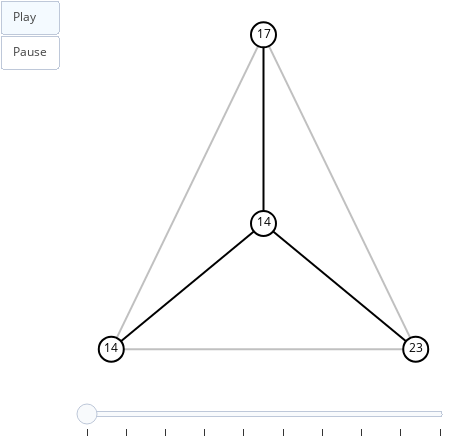

Notebook cell for this chart:
### Code cell
simulate(g1)

### Figure 1 — Plotly figure (JSON) as saved in the notebook; plotly's stock layout.template omitted (floating-point values rounded to 4 significant figures)
{"data": [{"hoverinfo": "none", "line": {"color": "rgb(0, 0, 0)", "width": 2}, "mode": "lines", "x": [0.5, 0.5, null], "y": [0.4, 1, null]}, {"hoverinfo": "none", "line": {"color": "rgb(0, 0, 0)", "width": 2}, "mode": "lines", "x": [0.5, 0, null], "y": [0.4, 0, null]}, {"hoverinfo": "none", "line": {"color": "rgb(0, 0, 0)", "width": 2}, "mode": "lines", "x": [0.5, 1, null], "y": [0.4, 0, null]}, {"hoverinfo": "none", "line": {"color": "rgb(192, 192, 192)", "width": 2}, "mode": "lines", "x": [0.5, 0, null], "y": [1, 0, null]}, {"hoverinfo": "none", "line": {"color": "rgb(192, 192, 192)", "width": 2}, "mode": "lines", "x": [0.5, 1, null], "y": [1, 0, null]}, {"hoverinfo": "none", "line": {"color": "rgb(192, 192, 192)", "width": 2}, "mode": "lines", "x": [0, 1, null], "y": [0, 0, null]}, {"hoverinfo": "none", "marker": {"color": "rgb(255, 255, 255)", "line": {"color": "rgb(0, 0, 0)", "width": 2}, "size": 25}, "mode": "markers+text", "text": ["14"], "textfont": {"color": "rgb(0, 0, 0)"}, "textposition": "middle center", "x": [0.5], "y": [0.4]}, {"hoverinfo": "none", "marker": {"color": "rgb(255, 255, 255)", "line": {"color": "rgb(0, 0, 0)", "width": 2}, "size": 25}, "mode": "markers+text", "text": ["17"], "textfont": {"color": "rgb(0, 0, 0)"}, "textposition": "middle center", "x": [0.5], "y": [1]}, {"hoverinfo": "none", "marker": {"color": "rgb(255, 255, 255)", "line": {"color": "rgb(0, 0, 0)", "width": 2}, "size": 25}, "mode": "markers+text", "text": ["14"], "textfont": {"color": "rgb(0, 0, 0)"}, "textposition": "middle center", "x": [0], "y": [0]}, {"hoverinfo": "none", "marker": {"color": "rgb(255, 255, 255)", "line": {"color": "rgb(0, 0, 0)", "width": 2}, "size": 25}, "mode": "markers+text", "text": ["23"], "textfont": {"color": "rgb(0, 0, 0)"}, "textposition": "middle center", "x": [1], "y": [0]}], "layout": {"height": 436, "margin": {"b": 0, "l": 0, "r": 0, "t": 0}, "showlegend": false, "sliders": [{"currentvalue": {"visible": false}, "steps": [{"args": [[0], {"frame": {"redraw": false}, "mode": "immediate"}], "label": "", "method": "animate"}, {"args": [[1], {"frame": {"redraw": false}, "mode": "immediate"}], "label": "", "method": "animate"}, {"args": [[2], {"frame": {"redraw": false}, "mode": "immediate"}], "label": "", "method": "animate"}, {"args": [[3], {"frame": {"redraw": false}, "mode": "immediate"}], "label": "", "method": "animate"}, {"args": [[4], {"frame": {"redraw": false}, "mode": "immediate"}], "label": "", "method": "animate"}, {"args": [[5], {"frame": {"redraw": false}, "mode": "immediate"}], "label": "", "method": "animate"}, {"args": [[6], {"frame": {"redraw": false}, "mode": "immediate"}], "label": "", "method": "animate"}, {"args": [[7], {"frame": {"redraw": false}, "mode": "immediate"}], "label": "", "method": "animate"}, {"args": [[8], {"frame": {"redraw": false}, "mode": "immediate"}], "label": "", "method": "animate"}, {"args": [[9], {"frame": {"redraw": false}, "mode": "immediate"}], "label": "", "method": "animate"}]}], "updatemenus": [{"buttons": [{"args": [null, {"frame": {"redraw": false}, "fromcurrent": true}], "label": "Play", "method": "animate"}, {"args": [[null], {"frame": {"redraw": false}, "mode": "immediate"}], "label": "Pause", "method": "animate"}], "showactive": true, "type": "buttons"}], "width": 450, "xaxis": {"showgrid": false, "showticklabels": false, "zeroline": false}, "yaxis": {"showgrid": false, "showticklabels": false, "zeroline": false}}}
